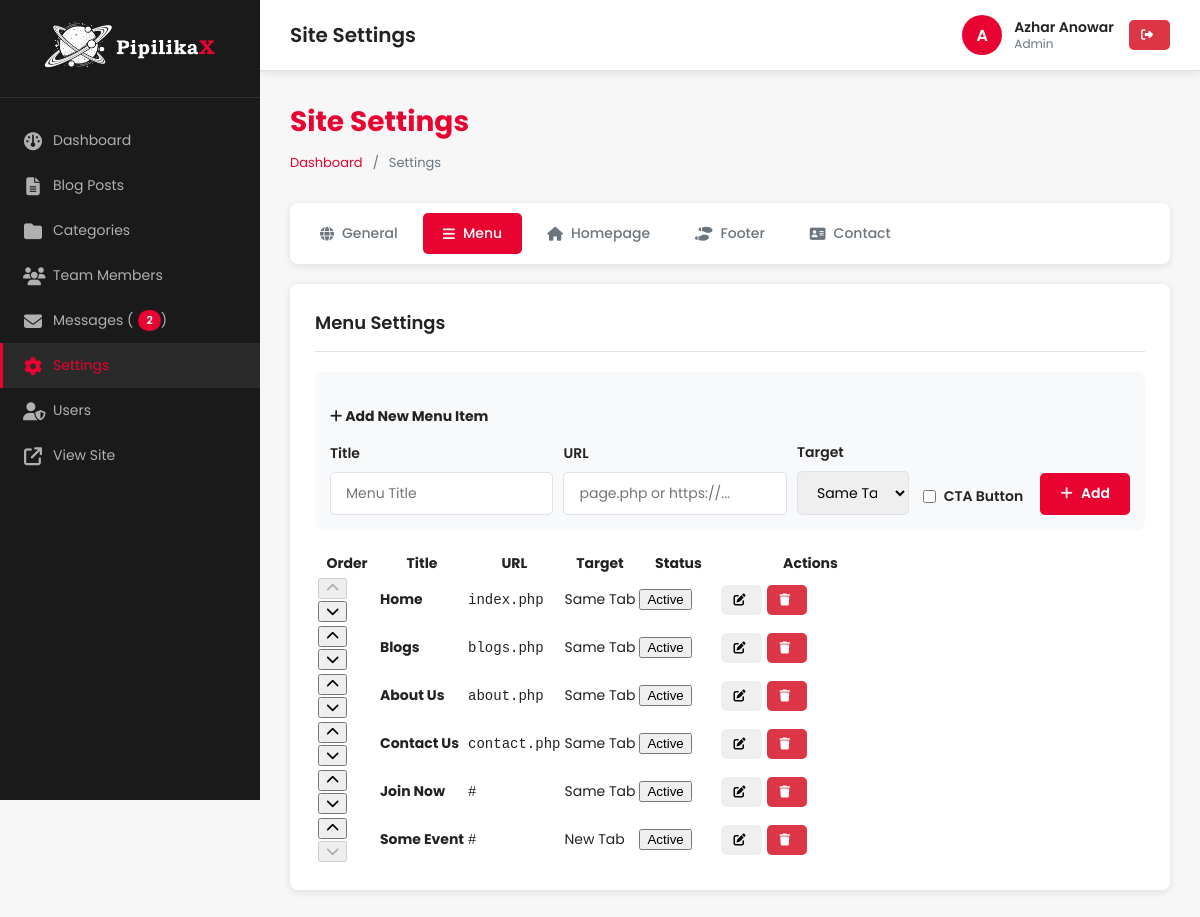
/admin/settings/index.php?tab=menu (signed in), run on the app's committed database.
### tables this page shows
CREATE TABLE `navigation_menu` (
  `id` int(11) NOT NULL,
  `title` varchar(100) NOT NULL,
  `url` varchar(255) NOT NULL,
  `target` varchar(20) DEFAULT '_self',
  `display_order` int(11) DEFAULT 0,
  `is_active` tinyint(1) DEFAULT 1,
  `is_cta` tinyint(1) DEFAULT 0,
  `parent_id` int(11) DEFAULT NULL,
  `created_at` timestamp NOT NULL DEFAULT current_timestamp(),
  `updated_at` timestamp NOT NULL DEFAULT '0000-00-00 00:00:00' ON UPDATE current_timestamp()
);

### admin/settings/index.php (the view, shortened to what this page needs)
<?php
require_once __DIR__ . '/../includes/header.php';
$setting_groups = [
    'general' => 'General',
    'menu' => 'Menu',
    'homepage' => 'Homepage',
    'footer' => 'Footer',
    'contact' => 'Contact'
];
$active_tab = $_GET['tab'] ?? 'general';
$menu_items = [];
if ($active_tab === 'menu') {
    $menu_items = $pdo->query("SELECT * FROM navigation_menu ORDER BY display_order ASC")->fetchAll();
}
?>
<div class="page-header">
    <h2>Site Settings</h2>
    <div class="breadcrumb">
        <a href="<?php echo ADMIN_URL; ?>">Dashboard</a> / <span>Settings</span>
    </div>
</div>
<div class="settings-tabs">
    <?php foreach ($setting_groups as $group_key => $group_name): ?>
        <a href="?tab=<?php echo $group_key; ?>" class="settings-tab <?php echo $active_tab === $group_key ? 'active' : ''; ?>">
            <?php
            $icons = [
                'general' => 'fa-globe',
                'homepage' => 'fa-home',
                'footer' => 'fa-shoe-prints',
                'menu' => 'fa-bars',
                'contact' => 'fa-address-card'
            ];
            ?>
            <i class="fas <?php echo $icons[$group_key] ?? 'fa-cog'; ?>"></i>
            <?php echo $group_name; ?>
        </a>
    <?php endforeach; ?>
</div>
<div class="card">
    <div class="card-header">
        <h3><?php echo $setting_groups[$active_tab]; ?> Settings</h3>
    </div>
    <?php if ($active_tab === 'menu'): ?>
        <form method="POST" action="" style="margin-bottom: 20px; padding: 15px; background: #f8f9fa; border-radius: 8px;">
            <h4 style="margin-bottom: 15px; color: var(--admin-text);"><i class="fas fa-plus"></i> Add New Menu Item</h4>
            <div style="display: grid; grid-template-columns: 2fr 2fr 1fr 1fr auto; gap: 10px; align-items: end;">
                <div class="form-group" style="margin: 0;">
                    <label>Title</label>
                    <input type="text" name="menu_title" class="form-control" placeholder="Menu Title" required>
                </div>
                <div class="form-group" style="margin: 0;">
                    <label>URL</label>
                    <input type="text" name="menu_url" class="form-control" placeholder="page.php or https://..." required>
                </div>
                <div class="form-group" style="margin: 0;">
                    <label>Target</label>
                    <select name="menu_target" class="form-control">
                        <option value="_self">Same Tab</option>
                    </select>
                </div>
                <div class="form-group" style="margin: 0;">
                    <label style="display: flex; align-items: center; gap: 5px; cursor: pointer; padding-top: 8px;">
                        <input type="checkbox" name="menu_is_cta" value="1">
                        <span>CTA Button</span>
                    </label>
                </div>
                <button type="submit" class="btn btn-primary" style="height: 42px;">
                    <i class="fas fa-plus"></i> Add
                </button>
            </div>
        </form>
        <?php if (count($menu_items) > 0): ?>
            <table class="data-table">
                <thead>
                    <tr>
                        <th style="width: 60px;">Order</th>
                        <th>Title</th>
                        <th>URL</th>
                        <th>Target</th>
                        <th style="width: 80px;">Status</th>
                        <th style="width: 180px;">Actions</th>
                    </tr>
                </thead>
                <tbody>
                    <?php foreach ($menu_items as $index => $item): ?>
                        <tr>
                            <td>
                                <div style="display: flex; flex-direction: column; gap: 2px;">
                                    <form method="POST" style="display: inline;">
                                        <button type="submit" class="btn-icon" title="Move Up" <?php echo $index === 0 ? 'disabled' : ''; ?>>
                                            <i class="fas fa-chevron-up"></i>
                                        </button>
                                    </form>
                                    <form method="POST" style="display: inline;">
                                        <button type="submit" class="btn-icon" title="Move Down" <?php echo $index === count($menu_items) - 1 ? 'disabled' : ''; ?>>
                                            <i class="fas fa-chevron-down"></i>
                                        </button>
                                    </form>
                                </div>
                            </td>
                            <td><strong><?php echo htmlspecialchars($item['title']); ?></strong></td>
                            <td><code><?php echo htmlspecialchars($item['url']); ?></code></td>
                            <td><?php echo $item['target'] === '_blank' ? 'New Tab' : 'Same Tab'; ?></td>
                            <td>
                                <form method="POST" style="display: inline;">
                                    <button type="submit" class="status-badge <?php echo $item['is_active'] ? 'active' : 'inactive'; ?>">
                                        <?php echo $item['is_active'] ? 'Active' : 'Inactive'; ?>
                                    </button>
                                </form>
                            </td>
                            <td>
                                <div style="display: flex; gap: 5px;">
                                    <button type="button" class="btn btn-sm" onclick="editMenuItem(<?php echo htmlspecialchars(json_encode($item)); ?>)">
                                        <i class="fas fa-edit"></i>
                                    </button>
                                    <form method="POST" style="display: inline;" onsubmit="return confirm('Delete this menu item?');">
                                        <button type="submit" class="btn btn-sm btn-danger">
                                            <i class="fas fa-trash"></i>
                                        </button>
                                    </form>
                                </div>
                            </td>
                        </tr>
                    <?php endforeach; ?>
                </tbody>
            </table>
        <?php endif; ?>
    <?php endif; ?>
</div>
<?php require_once __DIR__ . '/../includes/footer.php'; ?>

### admin/assets/css/admin-style.css (style rules this page uses)
:root { --admin-primary: #E90330; --admin-primary-dark: #B00225; --admin-bg: #f7f7f7; --admin-sidebar-bg: #1a1a1a; --admin-sidebar-text: #b0b0b0; --admin-sidebar-hover: #2a2a2a; --admin-white: #ffffff; --admin-text: #222222; --admin-text-light: #6c757d; --admin-border: #dee2e6; --admin-success: #28a745; --admin-warning: #ffc107; --admin-danger: #dc3545; --admin-info: #17a2b8; --admin-shadow: 0 2px 8px rgba(0, 0, 0, 0.1); }
* { box-sizing: border-box; }
body { margin: 0; font-family: 'Poppins', sans-serif; background: var(--admin-bg); color: var(--admin-text); font-size: 14px; }
.page-header { margin-bottom: 30px; }
.page-header h2 { margin: 0 0 10px 0; color: var(--admin-primary); font-size: 28px; font-weight: 700; }
.breadcrumb { display: flex; gap: 10px; color: var(--admin-text-light); font-size: 13px; }
.breadcrumb a { color: var(--admin-primary); text-decoration: none; }
.card { background: var(--admin-white); border-radius: 8px; padding: 25px; margin-bottom: 20px; box-shadow: var(--admin-shadow); }
.card-header { display: flex; justify-content: space-between; align-items: center; margin-bottom: 20px; padding-bottom: 15px; border-bottom: 1px solid var(--admin-border); }
.card-header h3 { margin: 0; font-size: 18px; color: var(--admin-text); font-weight: 600; }
.btn { padding: 10px 20px; border: none; border-radius: 5px; font-family: 'Poppins', sans-serif; font-size: 14px; font-weight: 600; cursor: pointer; transition: all 0.3s ease; text-decoration: none; display: inline-block; text-align: center; }
.btn-primary { background: var(--admin-primary); color: white; }
.btn-danger { background: var(--admin-danger); color: white; }
.btn-sm { padding: 6px 12px; font-size: 12px; }
.btn i { margin-right: 5px; }
.form-group { margin-bottom: 20px; }
.form-group label { display: block; margin-bottom: 8px; font-weight: 600; color: var(--admin-text); }
.form-control { width: 100%; padding: 10px 15px; border: 1px solid var(--admin-border); border-radius: 5px; font-family: 'Poppins', sans-serif; font-size: 14px; transition: border-color 0.3s ease; }

### admin/settings/index.php (style rules this page uses)
.settings-tabs { display: flex; gap: 5px; margin-bottom: 20px; flex-wrap: wrap; background: white; padding: 10px; border-radius: 8px; box-shadow: var(--admin-shadow); }
.settings-tab { padding: 10px 20px; border-radius: 5px; text-decoration: none; color: var(--admin-text-light); font-weight: 500; transition: all 0.3s ease; display: flex; align-items: center; gap: 8px; }
.settings-tab.active { background: var(--admin-primary); color: white; }
.settings-tab i { font-size: 14px; }

### data on the page
navigation_menu: title "Home", url "index.php", target "Same Tab", is_active "Active"
navigation_menu: title "Blogs", url "blogs.php", target "Same Tab", is_active "Active"
navigation_menu: title "About Us", url "about.php", target "Same Tab", is_active "Active"
navigation_menu: title "Contact Us", url "contact.php", target "Same Tab", is_active "Active"
navigation_menu: title "Join Now", url "#", target "Same Tab", is_active "Active"
navigation_menu: title "Some Event", url "#", target "New Tab", is_active "Active"

### other printed values
$unread_messages_count "2"
$page_heading "Site Settings"
substr($current_user['username'], 0, 1) "A"
$current_user['full_name'] "Azhar Anowar"
$current_user['role'] "Admin"
$group_name "General"
$group_name "Menu"
$group_name "Homepage"
$group_name "Footer"
$group_name "Contact"
$setting_groups[$active_tab] "Menu"
